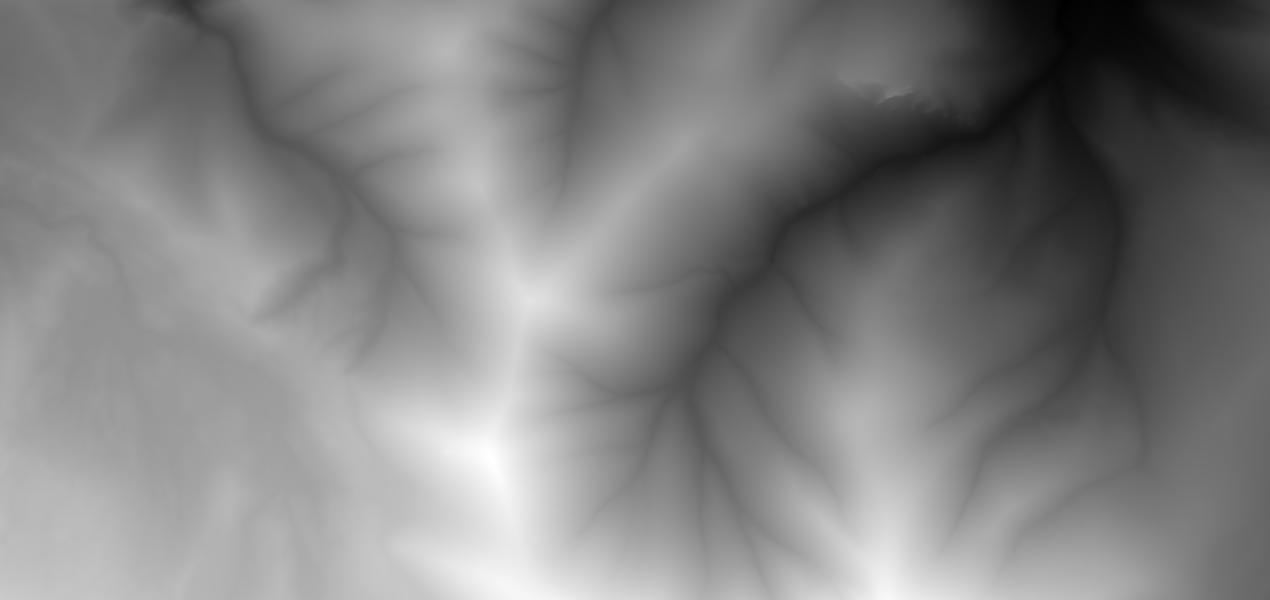
#> input picture Proces_uczenia_mózgu/mapy_png/mapa_wysokosci_001.png, 3810 x 1799 px (shown at 1/3 size); its folder holds only this picture in this run
$ python krok1_potnij_mapy.py
#> lines starting #> are read from the running program, lines starting #| are printed output that depends on the picture
import cv2
import os
import glob
import numpy as np

# ustawienia
FOLDER_WEJ = "mapy_png"
FOLDER_WYJ = "mapy_uciete"
ROZMIAR_KAFELKA = 512
PRZESUNIECIE = 256

if not os.path.exists(FOLDER_WEJ):
    print(f"Folder wejściowy '{FOLDER_WEJ}' nie istnieje.")
    exit()

if not os.path.exists(FOLDER_WYJ):
    os.makedirs(FOLDER_WYJ)
    print(f"Utworzono folder wyjściowy: '{FOLDER_WYJ}'")

# szukanie wszystkich plików PNG w folderze wejściowym
pliki_map = glob.glob(os.path.join(FOLDER_WEJ, "*.png"))
print(f"Znaleziono {len(pliki_map)} map do pocięcia...")

licznik = 0

# pętla dla wszystkich znalezionych map z folderu wejściowego
for sciezka_mapy in pliki_map:
    mapa = cv2.imread(sciezka_mapy, cv2.IMREAD_GRAYSCALE)
#> mapa is the input picture: shape (1799, 3810); min 0, max 255, mean 128.6
    if mapa is None:
        print(f"Nie udało się wczytać mapy: {sciezka_mapy}")
        continue

    # pobieranie nazwy bazy pliku do tworzenia nazw kafli
    nazwa_bazy = os.path.splitext(os.path.basename(sciezka_mapy))[0]

    wysokosc, szerokosc = mapa.shape
#> wysokosc = 1799; szerokosc = 3810
    print(f"Przetwarzam: {nazwa_bazy} (rozmiar: {szerokosc}x{wysokosc})")
#| Przetwarzam: mapa_wysokosci_001 (rozmiar: 3810x1799)

    # przesunięcie się w dół po y
    for y in range(0, wysokosc - ROZMIAR_KAFELKA + 1, PRZESUNIECIE):
        # przesunięcie się w prawo po x
        for x in range(0, szerokosc - ROZMIAR_KAFELKA + 1, PRZESUNIECIE):

            # wycinanie kafla
            kafelek = mapa[y : y + ROZMIAR_KAFELKA, x : x + ROZMIAR_KAFELKA]

            # zapis kafla
            nazwa_pliku_wy = f"{nazwa_bazy}_tile_x{x}_y{y}.png"
            sciezka_wy = os.path.join(FOLDER_WYJ, nazwa_pliku_wy)

            cv2.imwrite(sciezka_wy, kafelek)
            licznik += 1
#> this loop made 6 passes
#> pass 1, `cv2.imwrite(sciezka_wy, kafelek)`:
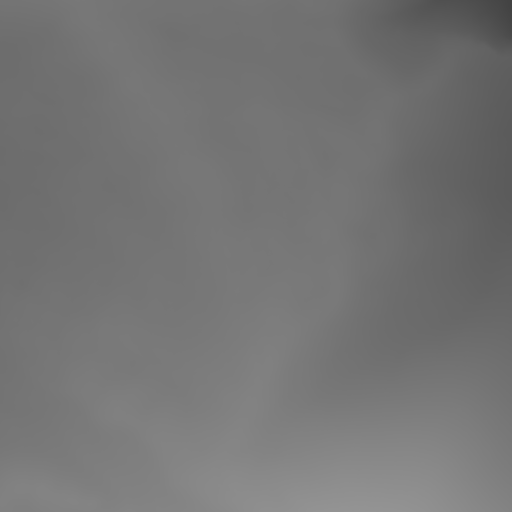
#> saved as mapa_wysokosci_001_tile_x0_y0.png: shape (512, 512); min 66, max 148, mean 116.6
#> pass 1, `cv2.imwrite(sciezka_wy, kafelek)`:
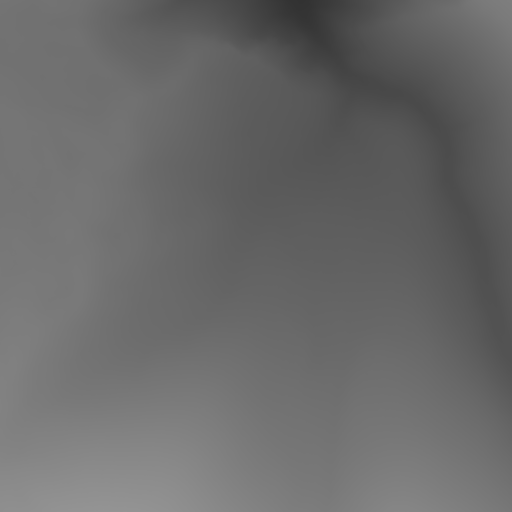
#> saved as mapa_wysokosci_001_tile_x256_y0.png: shape (512, 512); min 50, max 148, mean 106
#> pass 1, `cv2.imwrite(sciezka_wy, kafelek)`:
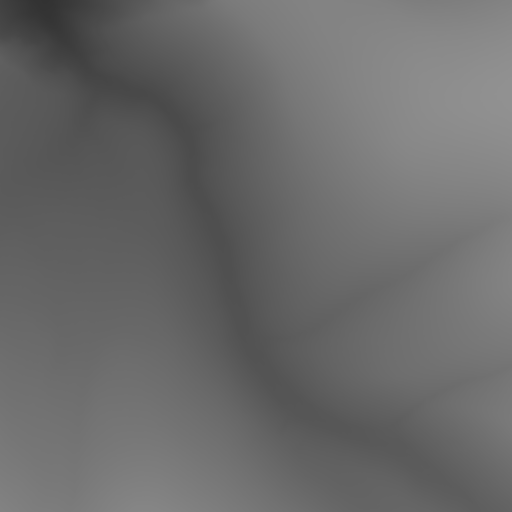
#> saved as mapa_wysokosci_001_tile_x512_y0.png: shape (512, 512); min 50, max 145, mean 106.2
#> pass 1, `cv2.imwrite(sciezka_wy, kafelek)`:
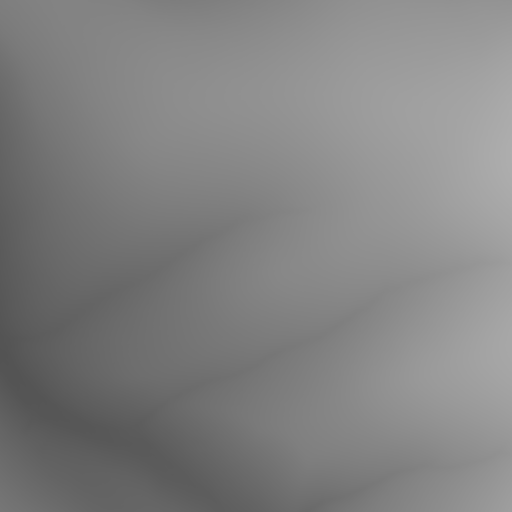
#> saved as mapa_wysokosci_001_tile_x768_y0.png: shape (512, 512); min 83, max 174, mean 129.9
#> after the loop, licznik = 78

print(f"\nPocięto mapy na {licznik} kafli.")
#| Pocięto mapy na 78 kafli.
print(f"Wyniki w folderze: '{FOLDER_WYJ}'")
#| Wyniki w folderze: 'mapy_uciete'

$ run again, on Proces_uczenia_mózgu/mapy_png/mapa_wysokosci_007.png
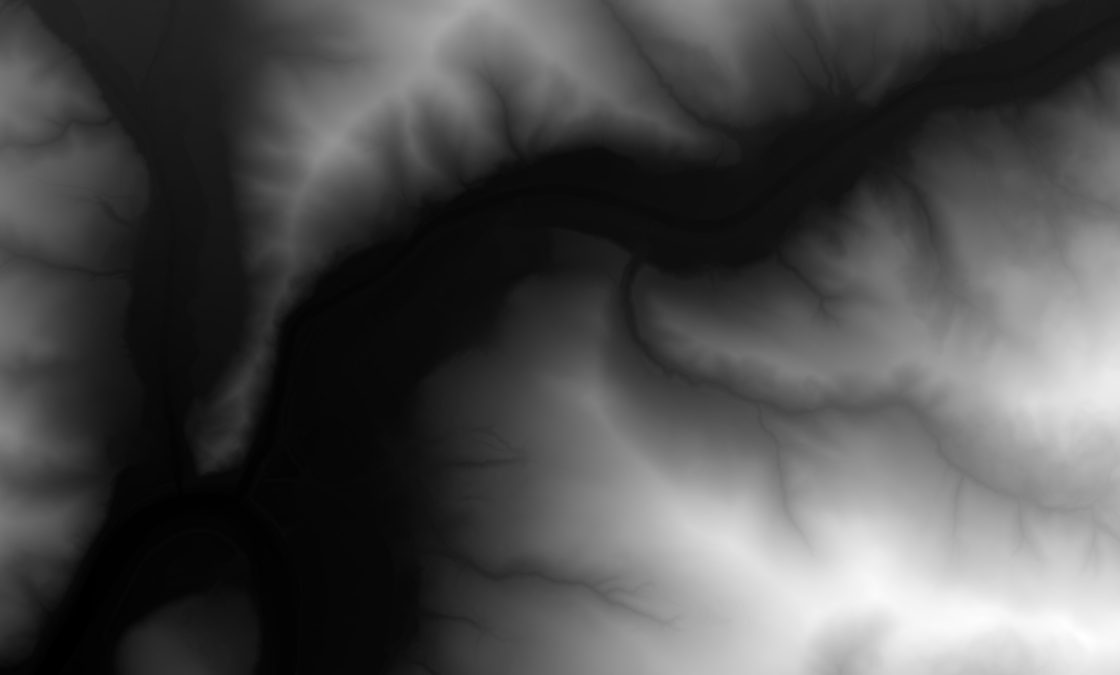
#> input picture Proces_uczenia_mózgu/mapy_png/mapa_wysokosci_007.png, 3360 x 2024 px (shown at 1/3 size)
#> mapa is the input picture: shape (2024, 3360); min 0, max 255, mean 78.3
#| Przetwarzam: mapa_wysokosci_007 (rozmiar: 3360x2024)
#> the loop `for y in range(0, wysokosc - ROZMIAR_KAFELKA + 1, PRZESUNIECIE):` made 6 passes
#> pass 1, `cv2.imwrite(sciezka_wy, kafelek)`:
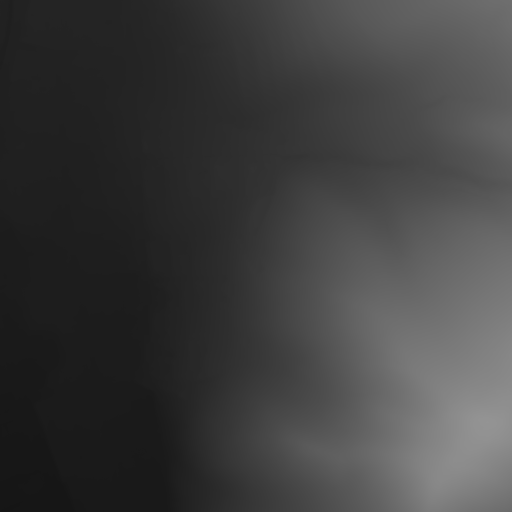
#> saved as mapa_wysokosci_007_tile_x512_y0.png: shape (512, 512); min 21, max 148, mean 62.4
#> pass 1, `cv2.imwrite(sciezka_wy, kafelek)`:
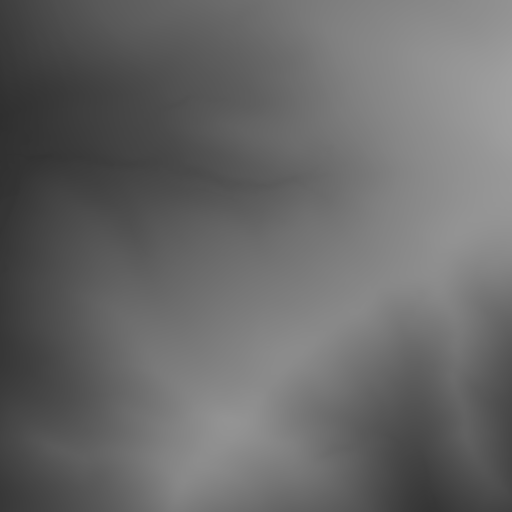
#> saved as mapa_wysokosci_007_tile_x768_y0.png: shape (512, 512); min 47, max 160, mean 104.3
#> after the loop `for y in range(0, wysokosc - ROZMIAR_KAFELKA + 1, PRZESUNIECIE):`: licznik = 72
#| Pocięto mapy na 72 kafli.
#| Wyniki w folderze: 'mapy_uciete'

$ run again, on Proces_uczenia_mózgu/mapy_png/mapa_wysokosci_008.png
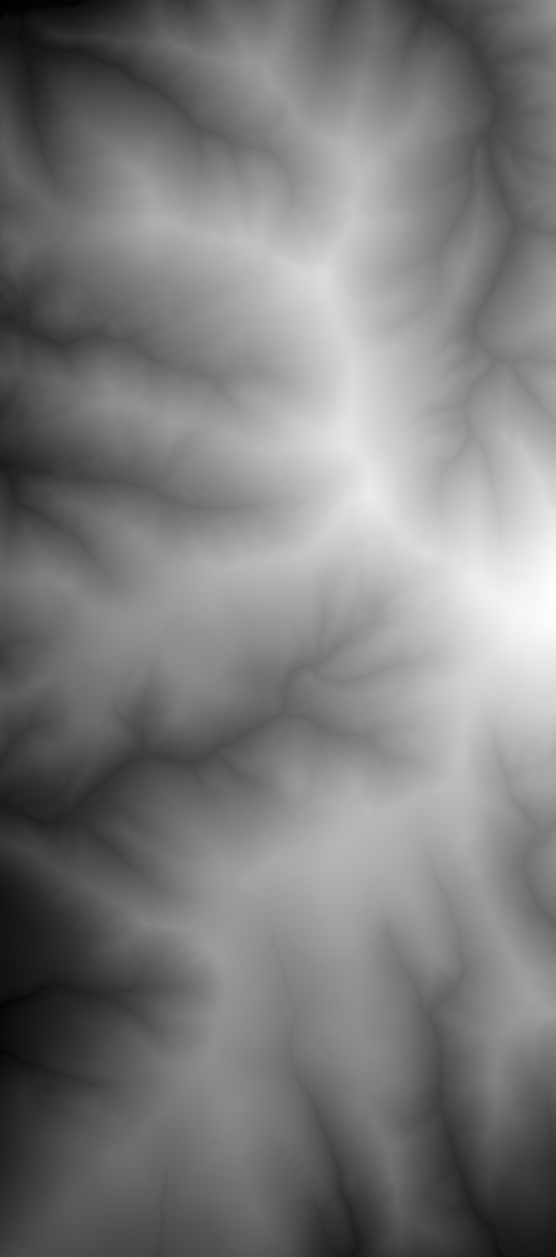
#> input picture Proces_uczenia_mózgu/mapy_png/mapa_wysokosci_008.png, 1667 x 3770 px (shown at 1/3 size)
#> mapa is the input picture: shape (3770, 1667); min 0, max 255, mean 124
#| Przetwarzam: mapa_wysokosci_008 (rozmiar: 1667x3770)
#> the loop `for y in range(0, wysokosc - ROZMIAR_KAFELKA + 1, PRZESUNIECIE):` made 13 passes
#> pass 1, `cv2.imwrite(sciezka_wy, kafelek)`:
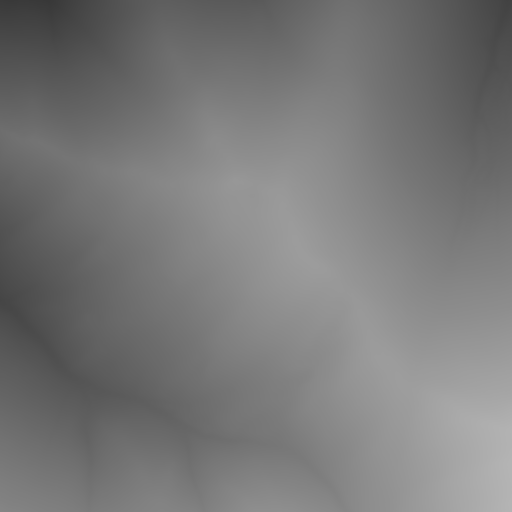
#> saved as mapa_wysokosci_008_tile_x512_y0.png: shape (512, 512); min 56, max 180, mean 120.6
#> pass 1, `cv2.imwrite(sciezka_wy, kafelek)`:
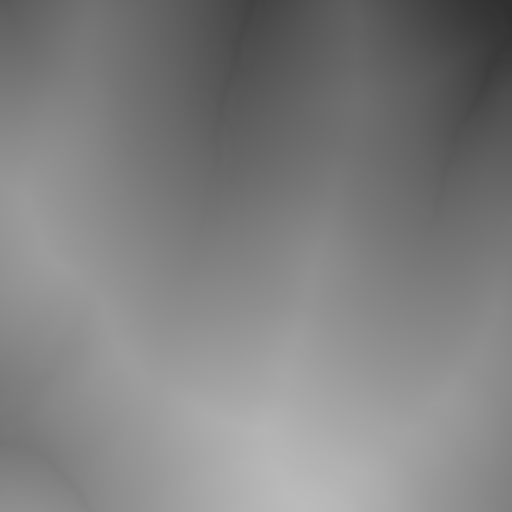
#> saved as mapa_wysokosci_008_tile_x768_y0.png: shape (512, 512); min 48, max 187, mean 128.3
#> after the loop `for y in range(0, wysokosc - ROZMIAR_KAFELKA + 1, PRZESUNIECIE):`: licznik = 65
#| Pocięto mapy na 65 kafli.
#| Wyniki w folderze: 'mapy_uciete'

$ run again, on Proces_uczenia_mózgu/mapy_png/mapa_wysokosci_009.png
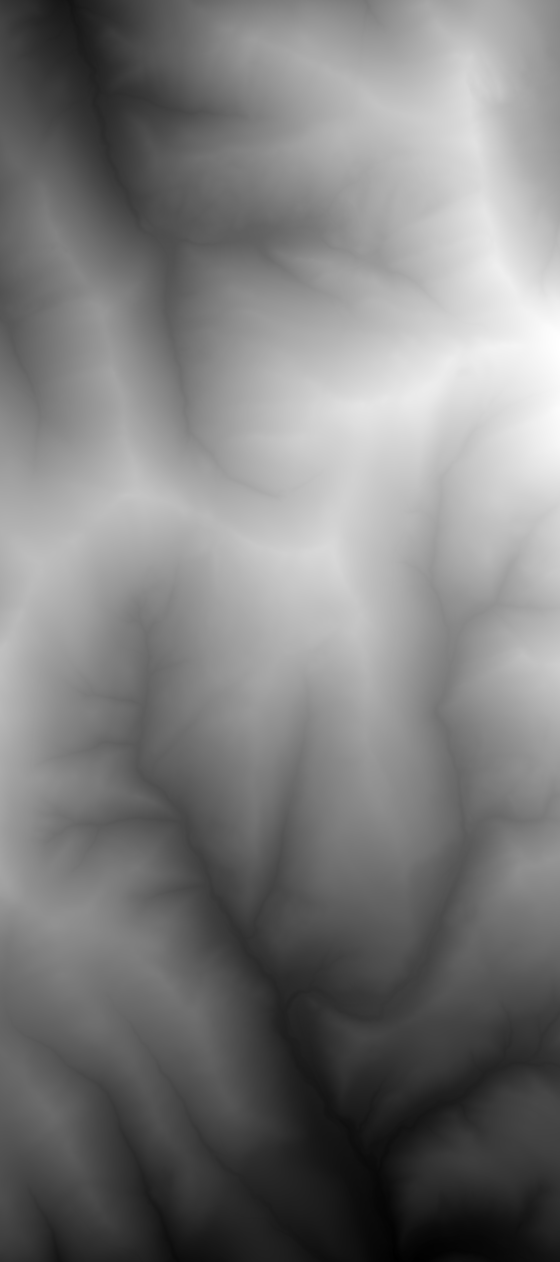
#> input picture Proces_uczenia_mózgu/mapy_png/mapa_wysokosci_009.png, 1680 x 3784 px (shown at 1/3 size)
#> mapa is the input picture: shape (3784, 1680); min 0, max 255, mean 125
#| Przetwarzam: mapa_wysokosci_009 (rozmiar: 1680x3784)
#> the loop `for y in range(0, wysokosc - ROZMIAR_KAFELKA + 1, PRZESUNIECIE):` made 13 passes
#> pass 1, `cv2.imwrite(sciezka_wy, kafelek)`:
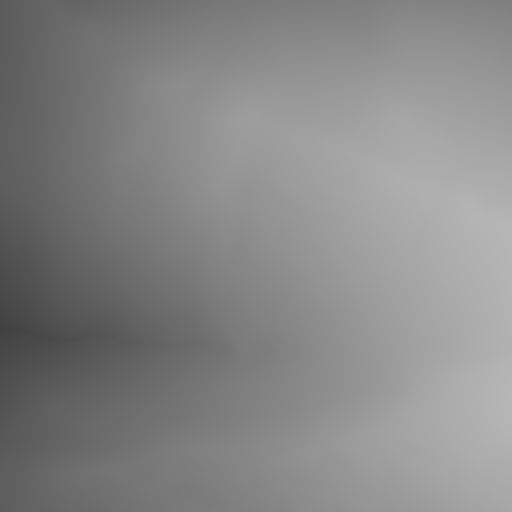
#> saved as mapa_wysokosci_009_tile_x512_y0.png: shape (512, 512); min 66, max 182, mean 134.3
#> pass 1, `cv2.imwrite(sciezka_wy, kafelek)`:
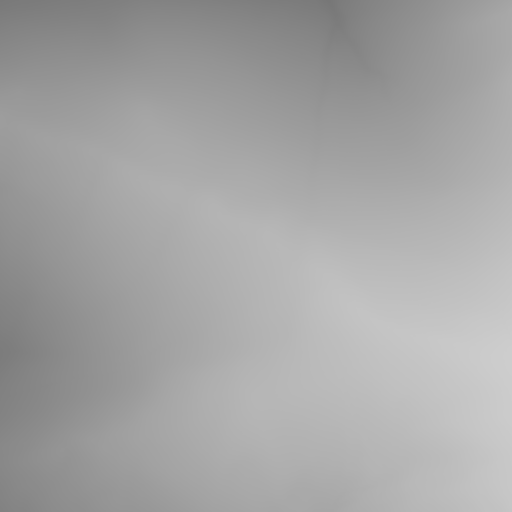
#> saved as mapa_wysokosci_009_tile_x768_y0.png: shape (512, 512); min 119, max 205, mean 164.7
#> after the loop `for y in range(0, wysokosc - ROZMIAR_KAFELKA + 1, PRZESUNIECIE):`: licznik = 65
#| Pocięto mapy na 65 kafli.
#| Wyniki w folderze: 'mapy_uciete'

$ run again, on Proces_uczenia_mózgu/mapy_png/mapa_wysokosci_002.png
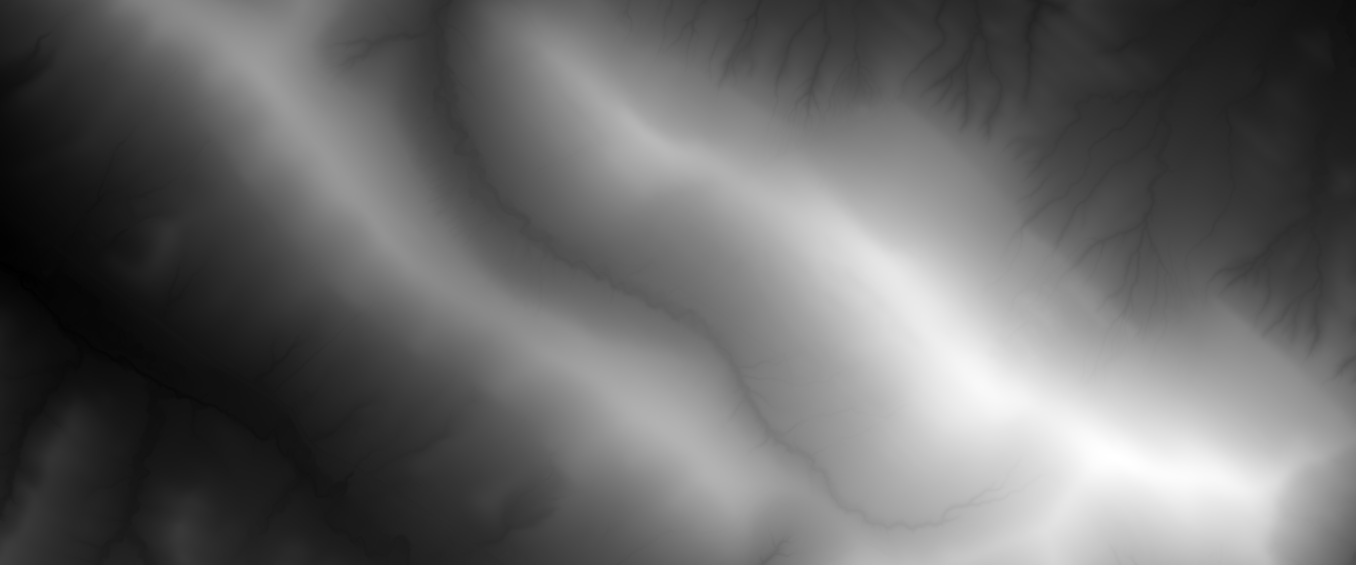
#> input picture Proces_uczenia_mózgu/mapy_png/mapa_wysokosci_002.png, 4068 x 1693 px (shown at 1/3 size)
#> mapa is the input picture: shape (1693, 4068); min 0, max 255, mean 103.7
#| Przetwarzam: mapa_wysokosci_002 (rozmiar: 4068x1693)
#> the loop `for y in range(0, wysokosc - ROZMIAR_KAFELKA + 1, PRZESUNIECIE):` made 5 passes
#> pass 1, `cv2.imwrite(sciezka_wy, kafelek)`:
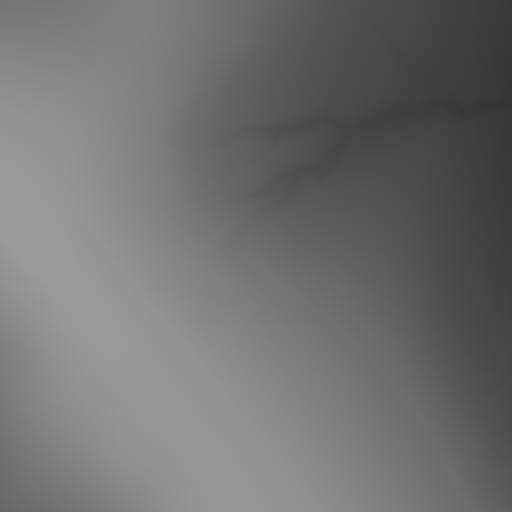
#> saved as mapa_wysokosci_002_tile_x768_y0.png: shape (512, 512); min 53, max 156, mean 113
#> after the loop `for y in range(0, wysokosc - ROZMIAR_KAFELKA + 1, PRZESUNIECIE):`: licznik = 70
#| Pocięto mapy na 70 kafli.
#| Wyniki w folderze: 'mapy_uciete'
